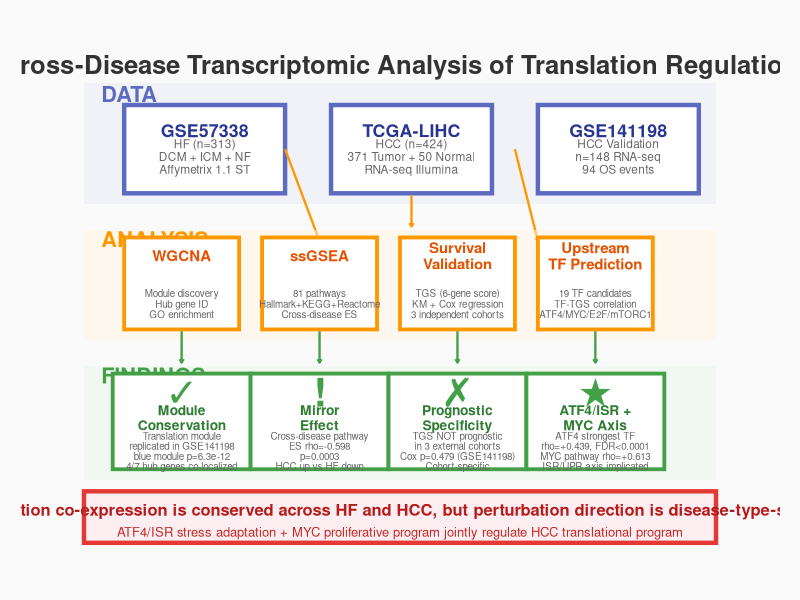

This chart was generated by the following R code:
library(ggplot2)

PROJ_DIR <- "D:/R_projects/revision_analysis"

col_data <- "#5C6BC0"
col_ana  <- "#FF9800"
col_find <- "#43A047"
col_conc <- "#E53935"

p <- ggplot()

# DATA row background
p <- p + annotate("rect", xmin=0.5, xmax=11.5, ymin=9.5, ymax=12.8, fill="#E8EAF6", alpha=0.5, color=NA)
p <- p + annotate("text", x=0.8, y=12.5, label="DATA", fontface="bold", size=5.5, color=col_data, hjust=0)

# Three data boxes
p <- p + annotate("rect", xmin=1.2, xmax=4.0, ymin=9.8, ymax=12.2, fill="white", color=col_data, linewidth=1.5)
p <- p + annotate("text", x=2.6, y=11.5, label="GSE57338", fontface="bold", size=4.5, color="#283593")
p <- p + annotate("text", x=2.6, y=10.8, label="HF (n=313)\nDCM + ICM + NF\nAffymetrix 1.1 ST", size=3.0, lineheight=0.9, color="grey40")

p <- p + annotate("rect", xmin=4.8, xmax=7.6, ymin=9.8, ymax=12.2, fill="white", color=col_data, linewidth=1.5)
p <- p + annotate("text", x=6.2, y=11.5, label="TCGA-LIHC", fontface="bold", size=4.5, color="#283593")
p <- p + annotate("text", x=6.2, y=10.8, label="HCC (n=424)\n371 Tumor + 50 Normal\nRNA-seq Illumina", size=3.0, lineheight=0.9, color="grey40")

p <- p + annotate("rect", xmin=8.4, xmax=11.2, ymin=9.8, ymax=12.2, fill="white", color=col_data, linewidth=1.5)
p <- p + annotate("text", x=9.8, y=11.5, label="GSE141198", fontface="bold", size=4.5, color="#283593")
p <- p + annotate("text", x=9.8, y=10.8, label="HCC Validation\nn=148 RNA-seq\n94 OS events", size=3.0, lineheight=0.9, color="grey40")

# Arrows data->analysis
p <- p + annotate("segment", x=4.0, xend=4.6, y=11.0, yend=8.5, arrow=arrow(length=unit(0.1,"cm")), color=col_ana, linewidth=0.8)
p <- p + annotate("segment", x=6.2, xend=6.2, y=9.75, yend=8.9, arrow=arrow(length=unit(0.1,"cm")), color=col_ana, linewidth=0.8)
p <- p + annotate("segment", x=8.0, xend=8.4, y=11.0, yend=8.5, arrow=arrow(length=unit(0.1,"cm")), color=col_ana, linewidth=0.8)

# ANALYSIS row background
p <- p + annotate("rect", xmin=0.5, xmax=11.5, ymin=5.8, ymax=8.8, fill="#FFF3E0", alpha=0.5, color=NA)
p <- p + annotate("text", x=0.8, y=8.55, label="ANALYSIS", fontface="bold", size=5.5, color=col_ana, hjust=0)

# Analysis boxes
an <- data.frame(
  x1=c(1.2,3.6,6.0,8.4), x2=c(3.2,5.6,8.0,10.4),
  cx=c(2.2,4.6,7.0,9.4),
  t=c("WGCNA","ssGSEA","Survival\nValidation","Upstream\nTF Prediction"),
  s=c("Module discovery\nHub gene ID\nGO enrichment","81 pathways\nHallmark+KEGG+Reactome\nCross-disease ES","TGS (6-gene score)\nKM + Cox regression\n3 independent cohorts","19 TF candidates\nTF-TGS correlation\nATF4/MYC/E2F/mTORC1"),
  stringsAsFactors=FALSE
)

for(i in 1:4) {
  p <- p + annotate("rect", xmin=an$x1[i], xmax=an$x2[i], ymin=6.1, ymax=8.6, fill="white", color=col_ana, linewidth=1.3)
  p <- p + annotate("text", x=an$cx[i], y=8.1, label=an$t[i], fontface="bold", size=3.8, color="#E65100", lineheight=0.9)
  p <- p + annotate("text", x=an$cx[i], y=6.8, label=an$s[i], size=2.5, color="grey40", lineheight=0.9)
  p <- p + annotate("segment", x=an$cx[i], xend=an$cx[i], y=6.05, yend=5.2, arrow=arrow(length=unit(0.1,"cm")), color=col_find, linewidth=0.8)
}

# FINDINGS row background
p <- p + annotate("rect", xmin=0.5, xmax=11.5, ymin=2.0, ymax=5.1, fill="#E8F5E9", alpha=0.5, color=NA)
p <- p + annotate("text", x=0.8, y=4.85, label="FINDINGS", fontface="bold", size=5.5, color=col_find, hjust=0)

fn <- data.frame(
  cx=c(2.2,4.6,7.0,9.4),
  ic=c("✓","!","✗","★"),
  t=c("Module\nConservation","Mirror\nEffect","Prognostic\nSpecificity","ATF4/ISR +\nMYC Axis"),
  d=c("Translation module\nreplicated in GSE141198\nblue module p=6.3e-12\n4/7 hub genes co-localized","Cross-disease pathway\nES rho=-0.598\np=0.0003\nHCC up vs HF down","TGS NOT prognostic\nin 3 external cohorts\nCox p=0.479 (GSE141198)\nCohort-specific","ATF4 strongest TF\nrho=+0.439, FDR<0.0001\nMYC pathway rho=+0.613\nISR/UPR axis implicated"),
  stringsAsFactors=FALSE
)

for(i in 1:4) {
  p <- p + annotate("rect", xmin=fn$cx[i]-1.2, xmax=fn$cx[i]+1.2, ymin=2.3, ymax=4.9, fill="white", color=col_find, linewidth=1.3)
  p <- p + annotate("text", x=fn$cx[i], y=4.4, label=fn$ic[i], size=10, color=col_find, fontface="bold")
  p <- p + annotate("text", x=fn$cx[i], y=3.7, label=fn$t[i], fontface="bold", size=3.5, color="#2E7D32", lineheight=0.9)
  p <- p + annotate("text", x=fn$cx[i], y=2.8, label=fn$d[i], size=2.5, color="grey40", lineheight=0.85)
}

# CONCLUSION banner
p <- p + annotate("rect", xmin=0.5, xmax=11.5, ymin=0.3, ymax=1.7, fill="#FFEBEE", alpha=0.7, color=col_conc, linewidth=1.5)
p <- p + annotate("text", x=6.0, y=1.2, label="Translation co-expression is conserved across HF and HCC, but perturbation direction is disease-type-specific", fontface="bold", size=4.2, color="#B71C1C")
p <- p + annotate("text", x=6.0, y=0.6, label="ATF4/ISR stress adaptation + MYC proliferative program jointly regulate HCC translational program", size=3.3, color="#C62828")

# Title
p <- p + annotate("text", x=6.0, y=13.3, label="Cross-Disease Transcriptomic Analysis of Translation Regulation", fontface="bold", size=6.5, color="grey20")

p <- p + coord_cartesian(xlim=c(0,12), ylim=c(0,13.8))
p <- p + theme_void()
p <- p + theme(plot.background=element_rect(fill="#FAFAFA", color=NA), plot.margin=margin(15,15,15,15))

ggsave(file.path(PROJ_DIR, "figures", "Figure1_Study_Design.png"), p, width=16, height=12, dpi=300)
message("Figure 1 saved")
